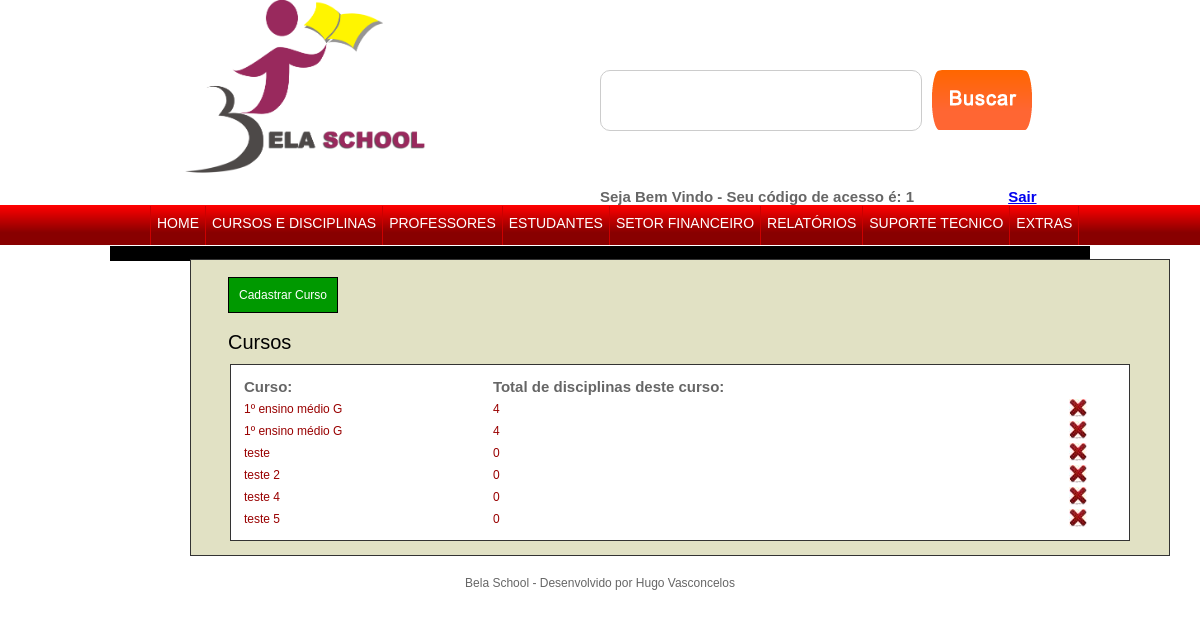
/Arquivos/projeto_final_01/sistema/admin/cursos_e_disciplinas.php?pg=curso (signed in), run on the app's committed database.
### tables this page shows
CREATE TABLE `cursos` (
  `id` int(11) NOT NULL,
  `curso` varchar(255) NOT NULL
);

### Arquivos/projeto_final_01/sistema/admin/cursos_e_disciplinas.php (the view, shortened to what this page needs)
<!DOCTYPE html PUBLIC "-//W3C//DTD XHTML 1.0 Transitional//EN" "http://www.w3.org/TR/xhtml1/DTD/xhtml1-transitional.dtd">
<html xmlns="http://www.w3.org/1999/xhtml">
<head>
<link href="css/cursos_e_disciplinas.css" rel="stylesheet" type="text/css" />
</head>
<body>
<?php require "topo.php"; ?>
<div id="caixa_preta">
</div>
<?php if(@$_GET['pg'] == 'curso'){ ?>
<div id="box_curso">
<br /><br />
 <a class="a2" href="cursos_e_disciplinas.php?pg=curso&cadastra=sim">Cadastrar Curso</a>
<?php
$sql_1 = "SELECT * FROM cursos";
$result = mysqli_query($conexao, $sql_1);
 if(mysqli_num_rows($result) <= 0){
	 echo "<br><br>No momento não existe nenhum curso cadastrado!<br><br>";
 }else{
?>
<br /><br />
 <h1>Cursos</h1>
    <table width="900" border="0">
      <tr>
        <td><strong>Curso:</strong></td>
        <td><strong>Total de disciplinas deste curso:</strong></td>
        <td>&nbsp;</td>
      </tr>
      <?php while($res_1 = mysqli_fetch_assoc($result)){ ?>
      <tr>
        <td><h3><?php echo $curso = $res_1['curso']; ?></h3></td>
        <td><h3><?php $sql_2 = "SELECT * FROM disciplinas WHERE curso = '$curso'";
		$result2 = mysqli_query($conexao, $sql_2);
		echo mysqli_num_rows($result2); ?></h3>
        </td>
        <td><a class="a" href="cursos_e_disciplinas.php?pg=curso&deleta=cur&id=<?php echo @$res_1['id']; ?>"><img title="Excluir curso" src="img/deleta.jpg" width="18" height="18" border="0"></a></td>
      </tr>
      <?php } ?>
    </table>
<?php } ?>
<br />
</div>
<?php  }?>
<?php require "rodape.php"; ?>
</body>
</html>

### Arquivos/projeto_final_01/sistema/admin/css/cursos_e_disciplinas.css (style rules this page uses)
#caixa_preta { background:#000; width:980px; margin:18px auto; height:15px; }
#box_curso { width:978px; background:#E1E1C4; height:auto; float:left; text-align:left; margin:-20px 0 20px 190px; border:1px solid #333; }
#box_curso .a2 { font:12px Arial, Helvetica, sans-serif; margin:30px 0 10px 37px; color:#FFF; background:#090; text-decoration:none; padding:10px; border:1px solid #000; }
#box_curso h1 { font:20px Arial, Helvetica, sans-serif; margin:15px 0 10px 37px; color:#000; }
#box_curso table { border:1px solid #333; padding:10px; background:#FFF; margin:0 0 10px 0; margin:auto; font:15px Arial, Helvetica, sans-serif; text-align:left; }
#box_curso h3 { font:12px Arial, Helvetica, sans-serif; margin:2px 0 0 0; color:#900; }

### Arquivos/projeto_final_01/sistema/admin/css/topo.css (style rules this page uses)
body { padding:0; margin:0; }

### Arquivos/projeto_final_01/sistema/admin/css/rodape.css (style rules this page uses)
body { text-align:center; font:12px Arial, Helvetica, sans-serif; color:#666; }

### data on the page
cursos: curso "1º ensino médio G", mysqli_num_rows($result2) "4"
cursos: curso "1º ensino médio G", mysqli_num_rows($result2) "4"
cursos: curso "teste", mysqli_num_rows($result2) "0"
cursos: curso "teste 2", mysqli_num_rows($result2) "0"
cursos: curso "teste 4", mysqli_num_rows($result2) "0"
cursos: curso "teste 5", mysqli_num_rows($result2) "0"
